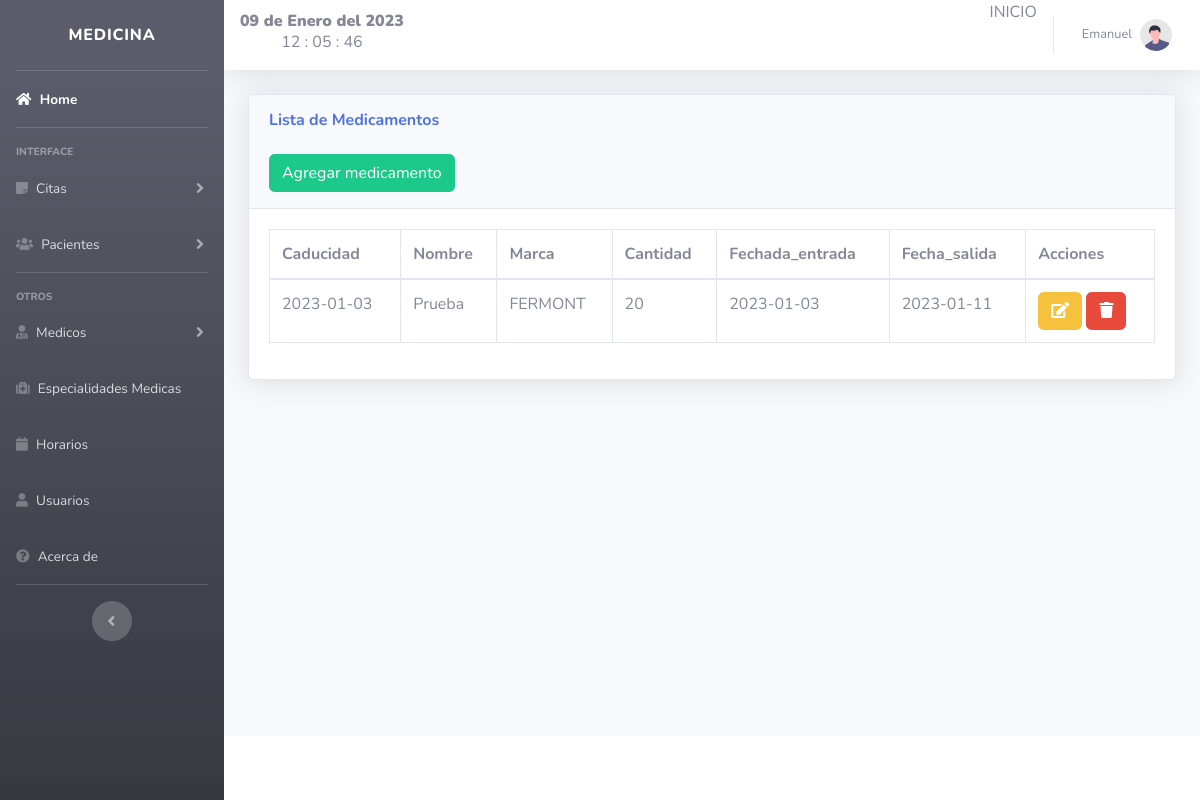
The app's page /views/medicamentos.php (signed in) with its own data.
### tables this page shows
CREATE TABLE `medicamentos` (
  `id` int(11) NOT NULL,
  `caducidad` date NOT NULL,
  `medicamento` varchar(50) NOT NULL,
  `marca` varchar(50) NOT NULL,
  `cantidad` int(11) NOT NULL,
  `entrada` date NOT NULL,
  `salida` date NOT NULL
);

### views/medicamentos.php (the view, shortened to what this page needs)
<!DOCTYPE html>
<html lang="en">
<head>
</head>
<?php include "../includes/header.php"; ?>
<body id="page-top">
    <div class="container-fluid">
        <div class="card shadow mb-4">
            <div class="card-header py-3">
                <h6 class="m-0 font-weight-bold text-primary">Lista de Medicamentos</h6>
                <br>
                <button type="button" class="btn btn-success" data-toggle="modal" data-target="#medicamento">
                    <span class="glyphicon glyphicon-plus"></span> Agregar medicamento </a></button>
            </div>
            <div class="card-body">
                <div class="table-responsive">
                    <table class="table table-bordered" id="dataTable" width="100%" cellspacing="0">
                        <thead>
                            <tr>
                                <th>Caducidad</th>
                                <th>Nombre</th>
                                <th>Marca</th>
                                <th>Cantidad</th>
                                <th>Fechada_entrada</th>
                                <th>Fecha_salida</th>
                                <th>Acciones</th>
                            </tr>
                        </thead>
                        <?php
                        include "../includes/db.php";
                        $result = mysqli_query($conexion, "SELECT * FROM medicamentos");
                        while ($fila = mysqli_fetch_assoc($result)) :
                        ?>
                            <tr>
                                <td><?php echo $fila['caducidad']; ?></td>
                                <td><?php echo $fila['medicamento']; ?></td>
                                <td><?php echo $fila['marca']; ?></td>
                                <td><?php echo $fila['cantidad']; ?></td>
                                <td><?php echo $fila['entrada']; ?></td>
                                <td><?php echo $fila['salida']; ?></td>
                                <td>
                                    <a class="btn btn-warning" href="../includes/editar_medicamento.php?id=<?php echo $fila['id'] ?> ">
                                        <i class="fa fa-edit "></i> </a>
                                    <a href="../includes/eliminar_medicamento.php?id=<?php echo $fila['id'] ?> " class="btn btn-danger btn-del">
                                        <i class="fa fa-trash "></i></a></button>
                                </td>
                            </tr>
                        <?php endwhile; ?>
                    </table>
                </div>
            </div>
        </div>
    </div>
    <?php include "../includes/footer.php"; ?>
    <?php include "../includes/form_medicamento.php"; ?>
</body>
</html>

### records on screen
medicamentos: caducidad "2023-01-03", medicamento "Prueba", marca "FERMONT", cantidad "20", entrada "2023-01-03", salida "2023-01-11"

### other values on screen
fecha() "09 de Enero del 2023"
$_SESSION['nombre'] "Emanuel"
